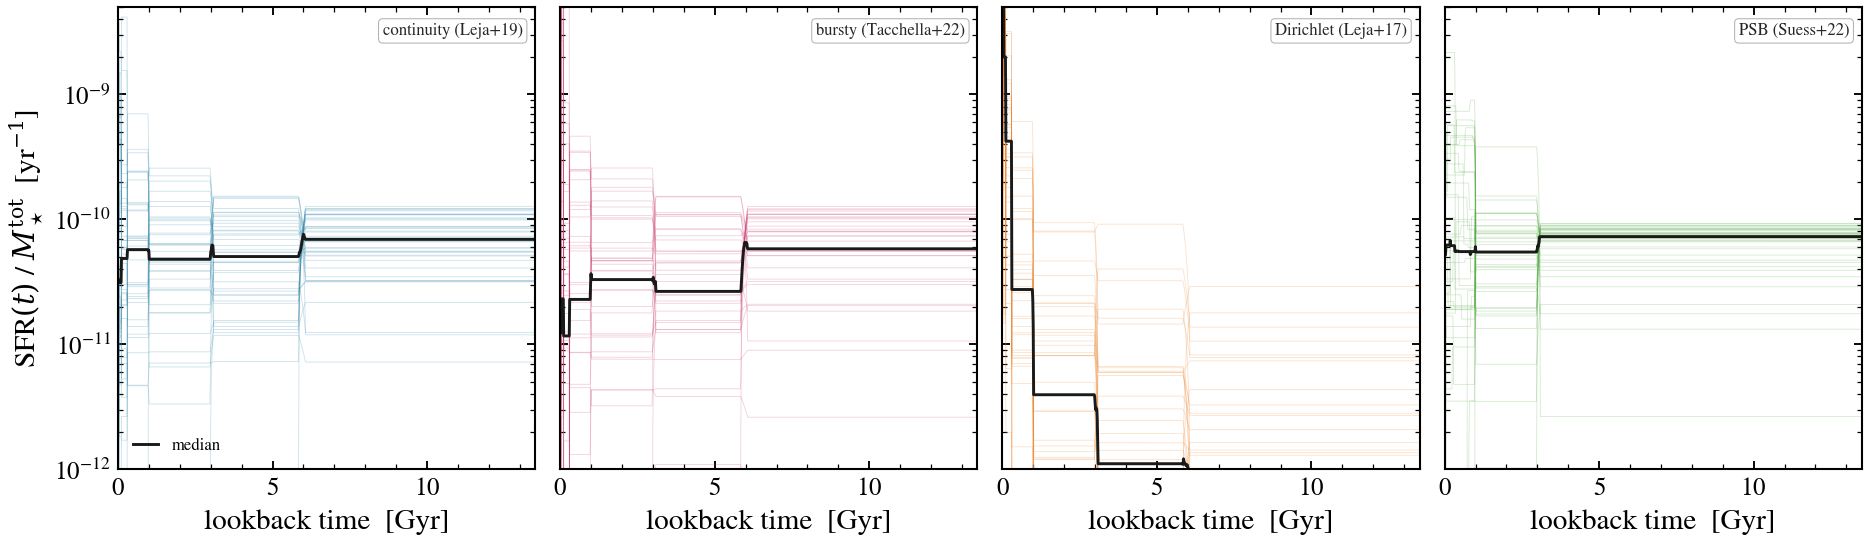

This chart was generated by the following Python code:
"""
Prospector prior families: continuity vs bursty vs Dirichlet vs PSB
====================================================================

Tengri ships the non-parametric SFH priors that appear most often in
Prospector papers, all with the *published* prior on the SFR ratios:

- ``continuity``        — Leja+2019 — StudentT(μ=0, σ=0.3, df=2) on log-SFR
  ratios between adjacent bins.
- ``bursty_continuity`` — Tacchella+2022 — same shape, but the per-ratio σ
  switches between 1.0 dex (younger edge < 1 Gyr) and 0.3 dex (older). The
  prior is intentionally wider on recent ratios so the data can drive
  burstiness.
- ``dirichlet``         — Leja+2017 — symmetric Dirichlet(1,…,1) on mass
  fractions via Beta(1, 1) stick-breaking auxiliaries.
- ``psb_suess2022``     — Suess+2022 — post-starburst SFH that splits the
  recent past into a youngest [0, t_last] bin and a [t_last, t_flex] flex
  zone. ``t_last`` and ``t_flex`` are free, with uniform priors.

This script draws ``N_DRAWS`` SFR trajectories from each family's prior
and overlays them. The visual width of each band *is* the prior — bursty
should be the widest at recent lookback times, continuity the narrowest.

A fifth family, ``prospector_beta`` (Wang+2024), is also registered with
the same Student-t ratio prior; constructing it with redshift-dependent
edges via :func:`~tengri.make_agebins_from_zred` requires passing
``bin_edges_gyr`` through the composer, which is a separate plumbing
follow-up.
"""

import warnings

import jax
import matplotlib.pyplot as plt
import numpy as np

import tengri
from tengri.analysis.plotting import setup_style

setup_style()
warnings.filterwarnings("ignore", message=".*BakedInBackend.*")

N_DRAWS = 40

FORMS = [
    ("continuity", "continuity (Leja+19)", "#3388aa"),
    ("bursty_continuity", "bursty (Tacchella+22)", "#cc4477"),
    ("dirichlet", "Dirichlet (Leja+17)", "#ee8833"),
    ("psb_suess2022", "PSB (Suess+22)", "#55aa44"),
]

ssp = tengri.load_ssp()

fig, axes = plt.subplots(
    1, 4, figsize=(15.0, 4.0), sharex=True, sharey=True, gridspec_kw={"wspace": 0.06}
)

key0 = jax.random.PRNGKey(7)
for ax, (form, label, color) in zip(axes, FORMS):
    model = tengri.SEDModel.build(
        ssp,
        sfh={"type": form, "*": tengri.FREE},
        redshift=tengri.Fixed(0.0),
    )

    sfr_stack = []
    for sub_key in jax.random.split(key0, N_DRAWS):
        p = dict(model.spec.sample(sub_key))
        sfh = model.predict_sfh(p)
        t = np.asarray(sfh["t_gyr"])
        sfr = np.asarray(sfh["sfr_mean"])
        mass = float(np.trapezoid(sfr, t * 1.0e9))
        if mass > 0:
            sfr = sfr / mass
        sfr_stack.append(sfr)
        ax.plot(t, sfr, color=color, lw=0.4, alpha=0.25)

    sfr_arr = np.asarray(sfr_stack)
    median = np.median(sfr_arr, axis=0)
    ax.plot(t, median, color="0.1", lw=1.4, label="median")
    ax.text(
        0.97,
        0.94,
        label,
        transform=ax.transAxes,
        fontsize=8,
        color="0.15",
        ha="right",
        bbox=dict(boxstyle="round,pad=0.25", fc="white", ec="0.7", lw=0.5),
    )
    ax.set_yscale("log")
    ax.set_xlabel(r"lookback time  [Gyr]")
    ax.set_xlim(0, 13.5)
    ax.set_ylim(1e-12, 5e-9)

axes[0].set_ylabel(r"SFR$(t)$ / $M_\star^{\rm tot}$  [yr$^{-1}$]")
axes[0].legend(frameon=False, fontsize=8, loc="lower left")

plt.savefig("plot_prospector_priors_compare.png", dpi=150, bbox_inches="tight")
